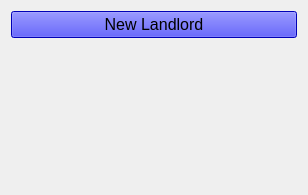
<?xml version="1.0" encoding="UTF-8"?>
<ui version="4.0">
 <class>W_Landlord_Manager</class>
 <widget class="QWidget" name="W_Landlord_Manager">
  <property name="geometry">
   <rect>
    <x>0</x>
    <y>0</y>
    <width>308</width>
    <height>195</height>
   </rect>
  </property>
  <property name="windowTitle">
   <string>Form</string>
  </property>
  <layout class="QVBoxLayout" name="verticalLayout">
   <item>
    <widget class="QPushButton" name="b_new">
     <property name="font">
      <font>
       <pointsize>12</pointsize>
      </font>
     </property>
     <property name="styleSheet">
      <string notr="true">background-color: blue</string>
     </property>
     <property name="text">
      <string>New Landlord</string>
     </property>
     <property name="icon">
      <iconset resource="../resources/icons.qrc">
       <normaloff>:/assets/vcs-added.svg</normaloff>:/assets/vcs-added.svg</iconset>
     </property>
    </widget>
   </item>
   <item>
    <widget class="W_Tile_View" name="tile_view" native="true"/>
   </item>
  </layout>
 </widget>
 <customwidgets>
  <customwidget>
   <class>W_Tile_View</class>
   <extends>QWidget</extends>
   <header>w_tile_view.h</header>
   <container>1</container>
  </customwidget>
 </customwidgets>
 <resources>
  <include location="../resources/icons.qrc"/>
 </resources>
 <connections/>
</ui>
